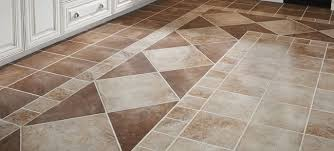
#> input picture P3/Christopher_Mobley_PS3_py/tile1.jpg, 334 x 151 px
$ python warpImage_extracredit.py   (older library calls are emulated)
#> lines starting #> are read from the running program, lines starting #| are printed output that depends on the picture
#> (reads P3/Christopher_Mobley_PS3_py/tile1_points.npy from the repository)
### P3/Christopher_Mobley_PS3_py/computeH_extracredit.py
import numpy as np
from numpy.linalg import eig

def computeH(t1):

    t1 = np.append(t1,np.ones((1, t1.shape[1])),axis=0)
#> t1 = [[200.1, 216.4, 261, 248.1], [109.4, 88.21, 97.55, 121.2], [1, 1, 1, 1]]
    t2 = np.array([[0,50,50,0],[0,0,50,50]])
    L = np.zeros((2 * t1.shape[1],9))
    ith_correspondance = 0

    for ith_row in xrange(0, 2 * t1.shape[1], 2):
        L[ith_row] = [t1[0,ith_correspondance], t1[1,ith_correspondance], t1[2, ith_correspondance], 0, 0, 0,
                      -t2[0,ith_correspondance]*t1[0,ith_correspondance], -t2[0,ith_correspondance]*t1[1,ith_correspondance], -t2[0,ith_correspondance]*t1[2,ith_correspondance]]
        L[ith_row + 1] = [0, 0, 0, t1[0,ith_correspondance], t1[1,ith_correspondance], t1[2, ith_correspondance],
                          -t2[1,ith_correspondance]*t1[0,ith_correspondance], -t2[1,ith_correspondance]*t1[1,ith_correspondance], -t2[1,ith_correspondance]*t1[2,ith_correspondance]]
        ith_correspondance = ith_correspondance + 1
#> after the loop, ith_correspondance = 4

    A = np.dot(L.T, L)

    eigenvalues, eigenvectors = eig(A)
#> eigenvalues = [714336428, 1229837.3, 226704, 116173.7, 682.3, 208.8, 41.07, -5.31e-12, 0.0112]

    minimum_engenvalue = np.argmin(eigenvalues)
#> minimum_engenvalue = 7

    H = np.reshape(eigenvectors[:,minimum_engenvalue],(3,3))
#> H = [[-0.00155, 0.00629, -0.378], [-0.00326, -0.0025, 0.926], [-1.47e-06, -1.53e-05, -0.0015]]

    return H

# [18 lines that do not run on import are left out]

### P3/Christopher_Mobley_PS3_py/warpImage_extracredit.py
from numpy.linalg import inv
import numpy as np
import matplotlib.pyplot as plot

def warpImage(inputIm, H, input_image_correspondences_points):

    input_image_correspondences_points = np.append(input_image_correspondences_points,np.ones((1, input_image_correspondences_points.shape[1])),axis=0)
#> input_image_correspondences_points has the same summary as t1 in computeH
    normalized_front_view_boundaries = np.dot(H, input_image_correspondences_points)
#> normalized_front_view_boundaries = [[-7.05e-11, -0.158, -0.169, 8.52e-11], [9.26e-12, -4.11e-11, -0.169, -0.186], [-0.00347, -0.00317, -0.00338, -0.00372]]

    front_view_boundaries = np.zeros((normalized_front_view_boundaries.shape[0]-1,normalized_front_view_boundaries.shape[1]))
#> front_view_boundaries = [[0, 0, 0, 0], [0, 0, 0, 0]]
    front_view_boundaries[0,:] = np.around(normalized_front_view_boundaries[0,:]/normalized_front_view_boundaries[2,:])
    front_view_boundaries[1,:] = np.around(normalized_front_view_boundaries[1,:]/normalized_front_view_boundaries[2,:])

    min_column_front_view, max_column_front_view = np.amin(front_view_boundaries[0,:]), np.amax(front_view_boundaries[0,:])
#> min_column_front_view = 0; max_column_front_view = 50
    min_row_front_view, max_row_front_view = np.amin(front_view_boundaries[1,:]), np.amax(front_view_boundaries[1,:])
#> min_row_front_view = 0; max_row_front_view = 50

    x_front_view = np.arange(min_column_front_view, max_column_front_view, 1)
#> x_front_view = 50 values from 0 to 49
    y_front_view = np.arange(min_row_front_view, max_row_front_view, 1)

    xv_front_view, yv_front_view = np.meshgrid(x_front_view, y_front_view, sparse=False, indexing='xy')

    meshgrid_front_view = np.array([np.ravel(xv_front_view),np.ravel(yv_front_view),np.ravel(np.ones(xv_front_view.shape))])
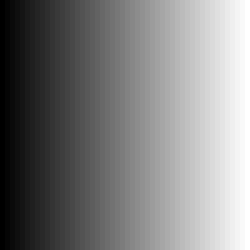
#> xv_front_view: shape (50, 50) float64 (shown 5 times larger); min 0, max 49, mean 24.5; drawn with min black and max white
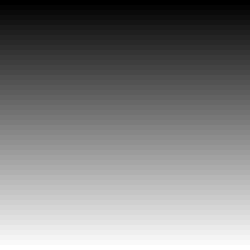
#> yv_front_view: shape (50, 50) float64 (shown 5 times larger); min 0, max 49, mean 24.5; drawn with min black and max white

    invH = inv(H)
#> invH = [[-212.2, -179.8, -57687.2], [73.76, -20.86, -31529.1], [-0.547, 0.391, -288.3]]

    normalized_correspondences_front_view = np.dot(invH, meshgrid_front_view)

    correspondences_front_view = np.zeros((normalized_correspondences_front_view.shape[0]-1, normalized_correspondences_front_view.shape[1]))
    correspondences_front_view[0,:] = np.around(normalized_correspondences_front_view[0,:]/normalized_correspondences_front_view[2,:])
    correspondences_front_view[1,:] = np.around(normalized_correspondences_front_view[1,:]/normalized_correspondences_front_view[2,:])
    correspondences_front_view = np.reshape(np.transpose(correspondences_front_view),(xv_front_view.shape[0],xv_front_view.shape[1],2))

    front_view_image = np.zeros((xv_front_view.shape[0],xv_front_view.shape[1],3))

    for ith_row in xrange(0, front_view_image.shape[0]):
        for ith_column in xrange(0, front_view_image.shape[1]):
            if correspondences_front_view[ith_row, ith_column, 0] < 0 or correspondences_front_view[ith_row, ith_column, 0] > inputIm.shape[1] - 1\
                    or correspondences_front_view[ith_row, ith_column, 1] < 0 or correspondences_front_view[ith_row, ith_column, 1] > inputIm.shape[0] - 1:
                front_view_image[ith_row, ith_column] = np.array([0,0,0])
            else:
                front_view_image[ith_row,ith_column] = np.array(inputIm[correspondences_front_view[ith_row,ith_column,1],correspondences_front_view[ith_row,ith_column,0],:])
#> front_view_image: shape (50, 50, 3) float64; every value is 0

    front_view_image = np.asarray(front_view_image, dtype=np.uint8)

    return front_view_image

if __name__ == "__main__":
    from scipy.misc import imread,imsave
    from computeH_extracredit import computeH
#> (the run stopped early here; a loop or call above may not have finished)
